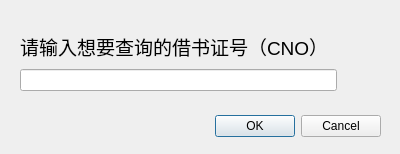
<?xml version="1.0" encoding="UTF-8"?>
<ui version="4.0">
 <class>borrow_list</class>
 <widget class="QDialog" name="borrow_list">
  <property name="geometry">
   <rect>
    <x>0</x>
    <y>0</y>
    <width>400</width>
    <height>154</height>
   </rect>
  </property>
  <property name="windowTitle">
   <string>Dialog</string>
  </property>
  <widget class="QDialogButtonBox" name="buttonBox">
   <property name="geometry">
    <rect>
     <x>40</x>
     <y>110</y>
     <width>341</width>
     <height>32</height>
    </rect>
   </property>
   <property name="orientation">
    <enum>Qt::Horizontal</enum>
   </property>
   <property name="standardButtons">
    <set>QDialogButtonBox::Cancel|QDialogButtonBox::Ok</set>
   </property>
  </widget>
  <widget class="QWidget" name="">
   <property name="geometry">
    <rect>
     <x>20</x>
     <y>30</y>
     <width>317</width>
     <height>61</height>
    </rect>
   </property>
   <layout class="QVBoxLayout" name="verticalLayout">
    <item>
     <widget class="QLabel" name="label">
      <property name="text">
       <string>&lt;html&gt;&lt;head/&gt;&lt;body&gt;&lt;p&gt;&lt;span style=&quot; font-size:14pt;&quot;&gt;请输入想要查询的借书证号（CNO）&lt;/span&gt;&lt;/p&gt;&lt;/body&gt;&lt;/html&gt;</string>
      </property>
     </widget>
    </item>
    <item>
     <widget class="QLineEdit" name="cno"/>
    </item>
   </layout>
  </widget>
 </widget>
 <resources/>
 <connections>
  <connection>
   <sender>buttonBox</sender>
   <signal>accepted()</signal>
   <receiver>borrow_list</receiver>
   <slot>accept()</slot>
   <hints>
    <hint type="sourcelabel">
     <x>248</x>
     <y>254</y>
    </hint>
    <hint type="destinationlabel">
     <x>157</x>
     <y>274</y>
    </hint>
   </hints>
  </connection>
  <connection>
   <sender>buttonBox</sender>
   <signal>rejected()</signal>
   <receiver>borrow_list</receiver>
   <slot>reject()</slot>
   <hints>
    <hint type="sourcelabel">
     <x>316</x>
     <y>260</y>
    </hint>
    <hint type="destinationlabel">
     <x>286</x>
     <y>274</y>
    </hint>
   </hints>
  </connection>
 </connections>
</ui>
